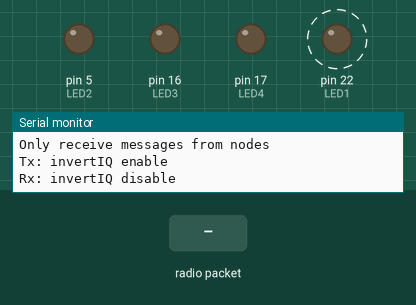
Simulated run of this sketch. Board: Arduino Mega 2560, built with avr-gcc and run on an emulated ATmega2560. On the bench: output pins drawn as LEDs (lit = HIGH), the last lines printed to the serial monitor. Dashed ring = blinking. Inputs (shaded band) come from the test bench. No radio packets arrive unless stated.

Above: at 1.23 s.
1.3 s: radio packet "1" arrives
6.0 s: radio packet "0" arrives
At 6.03 s:
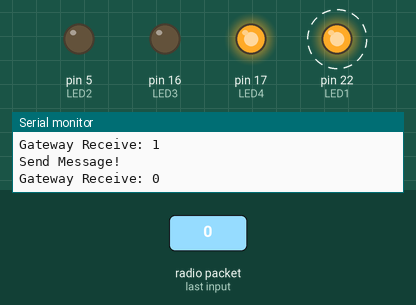
At 8.6 s:
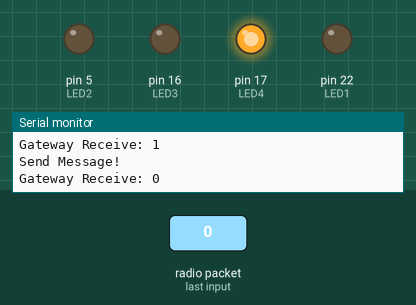
Timing chart, 0 to 10.1 s (numbered marks = the images above; inputs shaded):
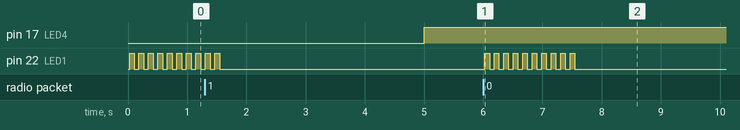

Measured:
- after the input at 6.0 s, pin 22 (LED1): alternates HIGH for 0.08 s and LOW for 0.08 s, 20 changes in all, then stays LOW, starting at once
- by itself, pin 22 (LED1): alternates HIGH for 0.08 s and LOW for 0.08 s, 4 changes in all, then stays LOW

The sketch:

LoRaSimpleGateway.ino
```cpp
/*
  LoRa Simple Gateway/Node Exemple

  This code uses InvertIQ function to create a simple Gateway/Node logic.

  Gateway - Sends messages with enableInvertIQ()
          - Receives messages with disableInvertIQ()

  Node    - Sends messages with disableInvertIQ()
          - Receives messages with enableInvertIQ()

  With this arrangement a Gateway never receive messages from another Gateway
  and a Node never receive message from another Node.
  Only Gateway to Node and vice versa.

  This code receives messages and sends a message every second.

  InvertIQ function basically invert the LoRa I and Q signals.

  See the Semtech datasheet, http://www.semtech.com/images/datasheet/sx1276.pdf
  for more on InvertIQ register 0x33.

  created 05 August 2018
  by Luiz H. Cassettari
*/

#include <SPI.h>              // include libraries
#include <LoRa.h>

#define LED1 22
#define LED2 5
#define LED3 16
#define LED4 17

const long frequency = 915E6;  // LoRa Frequency

// Onboard Gateway pins
const int csPin = 2;          // LoRa radio chip select
const int resetPin = 15;        // LoRa radio reset
const int irqPin = 13;          // change for your board; must be a hardware interrupt pin

long last_msg_rx = 0;

void setup() {
  Serial.begin(115200);                   // initialize serial
  //while (!Serial);

  pinMode(LED1, OUTPUT);
  pinMode(LED2, OUTPUT);
  pinMode(LED3, OUTPUT);
  pinMode(LED4, OUTPUT);

  LoRa.setPins(csPin, resetPin, irqPin);

  if (!LoRa.begin(frequency)) {
    Serial.println("LoRa init failed. Check your connections.");
    while (true);                       // if failed, do nothing
  }

  Serial.println("LoRa init succeeded.");
  Serial.println();
  Serial.println("LoRa Simple Gateway");
  Serial.println("Only receive messages from nodes");
  Serial.println("Tx: invertIQ enable");
  Serial.println("Rx: invertIQ disable");
  Serial.println();

  LoRa.onReceive(onReceive);
  LoRa.onTxDone(onTxDone);
  LoRa_rxMode();
}

void loop() {
  if (runEvery(5000)) { // repeat every 5000 millis

    String message = "HeLoRa World! ";
    message += "I'm a Gateway! ";
    message += millis();

    LoRa_sendMessage(message); // send a message

    Serial.println("Send Message!");
  }

  if(millis()-last_msg_rx < 100) {
    for(int i=0; i<10; i++) {
      digitalWrite(LED1, HIGH);
      delay(80);
      digitalWrite(LED1, LOW);
      delay(80);
    }
  }

}

void LoRa_rxMode(){
  digitalWrite(LED1, HIGH);
  digitalWrite(LED4, LOW);
  LoRa.disableInvertIQ();               // normal mode
  LoRa.receive();                       // set receive mode
}

void LoRa_txMode(){
  digitalWrite(LED1, LOW);
  digitalWrite(LED4, HIGH);
  LoRa.idle();                          // set standby mode
  LoRa.enableInvertIQ();                // active invert I and Q signals
}

void LoRa_sendMessage(String message) {
  LoRa_txMode();                        // set tx mode
  LoRa.beginPacket();                   // start packet
  LoRa.print(message);                  // add payload
  LoRa.endPacket(true);                 // finish packet and send it
}

void onReceive(int packetSize) {
  String message = "";

  while (LoRa.available()) {
    message += (char)LoRa.read();
  }

  Serial.print("Gateway Receive: ");
  Serial.println(message);

  last_msg_rx = millis();
}

void onTxDone() {
  Serial.println("TxDone");
  LoRa_rxMode();
}

boolean runEvery(unsigned long interval)
{
  static unsigned long previousMillis = 0;
  unsigned long currentMillis = millis();
  if (currentMillis - previousMillis >= interval)
  {
    previousMillis = currentMillis;
    return true;
  }
  return false;
}
```
